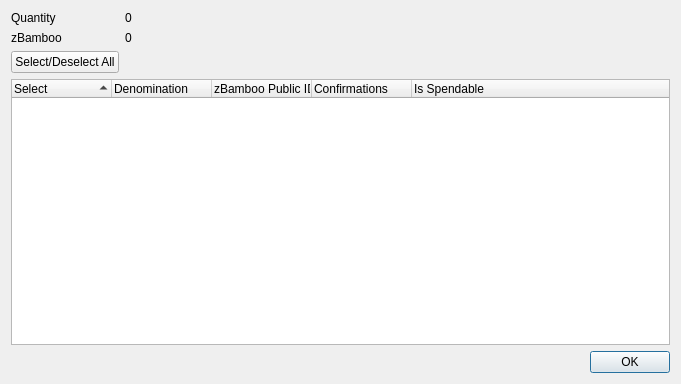
<?xml version="1.0" encoding="UTF-8"?>
<ui version="4.0">
 <class>ZBambooControlDialog</class>
 <widget class="QDialog" name="ZBambooControlDialog">
  <property name="geometry">
   <rect>
    <x>0</x>
    <y>0</y>
    <width>681</width>
    <height>384</height>
   </rect>
  </property>
  <property name="minimumSize">
   <size>
    <width>681</width>
    <height>384</height>
   </size>
  </property>
  <property name="windowTitle">
   <string>Select zBamboo to Spend</string>
  </property>
  <layout class="QGridLayout" name="gridLayout">
   <item row="0" column="0">
    <layout class="QFormLayout" name="formLayout">
     <property name="sizeConstraint">
      <enum>QLayout::SetDefaultConstraint</enum>
     </property>
     <item row="0" column="0">
      <widget class="QLabel" name="labelQuantity">
       <property name="text">
        <string>Quantity</string>
       </property>
      </widget>
     </item>
     <item row="0" column="1">
      <widget class="QLabel" name="labelQuantity_int">
       <property name="text">
        <string>0</string>
       </property>
      </widget>
     </item>
     <item row="1" column="0">
      <widget class="QLabel" name="labelZBamboo">
       <property name="text">
        <string>zBamboo</string>
       </property>
      </widget>
     </item>
     <item row="1" column="1">
      <widget class="QLabel" name="labelZBamboo_int">
       <property name="text">
        <string>0</string>
       </property>
      </widget>
     </item>
     <item row="2" column="0">
      <widget class="QPushButton" name="pushButtonAll">
       <property name="text">
        <string>Select/Deselect All</string>
       </property>
      </widget>
     </item>
    </layout>
   </item>
   <item row="1" column="0">
    <layout class="QVBoxLayout" name="verticalLayout">
     <item>
      <widget class="QTreeWidget" name="treeWidget">
       <property name="minimumSize">
        <size>
         <width>0</width>
         <height>250</height>
        </size>
       </property>
       <property name="alternatingRowColors">
        <bool>true</bool>
       </property>
       <property name="sortingEnabled">
        <bool>true</bool>
       </property>
       <property name="columnCount">
        <number>5</number>
       </property>
       <attribute name="headerDefaultSectionSize">
        <number>100</number>
       </attribute>
       <column>
        <property name="text">
         <string notr="true">Select</string>
        </property>
       </column>
       <column>
        <property name="text">
         <string notr="true">Denomination</string>
        </property>
       </column>
       <column>
        <property name="text">
         <string notr="true">zBamboo Public ID</string>
        </property>
       </column>
       <column>
        <property name="text">
         <string notr="true">Confirmations</string>
        </property>
       </column>
       <column>
        <property name="text">
         <string>Is Spendable</string>
        </property>
       </column>
      </widget>
     </item>
     <item>
      <widget class="QDialogButtonBox" name="buttonBox">
       <property name="orientation">
        <enum>Qt::Horizontal</enum>
       </property>
       <property name="standardButtons">
        <set>QDialogButtonBox::Ok</set>
       </property>
      </widget>
     </item>
    </layout>
   </item>
  </layout>
 </widget>
 <resources/>
 <connections>
  <connection>
   <sender>buttonBox</sender>
   <signal>accepted()</signal>
   <receiver>ZBambooControlDialog</receiver>
   <slot>accept()</slot>
   <hints>
    <hint type="sourcelabel">
     <x>248</x>
     <y>254</y>
    </hint>
    <hint type="destinationlabel">
     <x>157</x>
     <y>274</y>
    </hint>
   </hints>
  </connection>
  <connection>
   <sender>buttonBox</sender>
   <signal>rejected()</signal>
   <receiver>ZBambooControlDialog</receiver>
   <slot>reject()</slot>
   <hints>
    <hint type="sourcelabel">
     <x>316</x>
     <y>260</y>
    </hint>
    <hint type="destinationlabel">
     <x>286</x>
     <y>274</y>
    </hint>
   </hints>
  </connection>
 </connections>
</ui>
